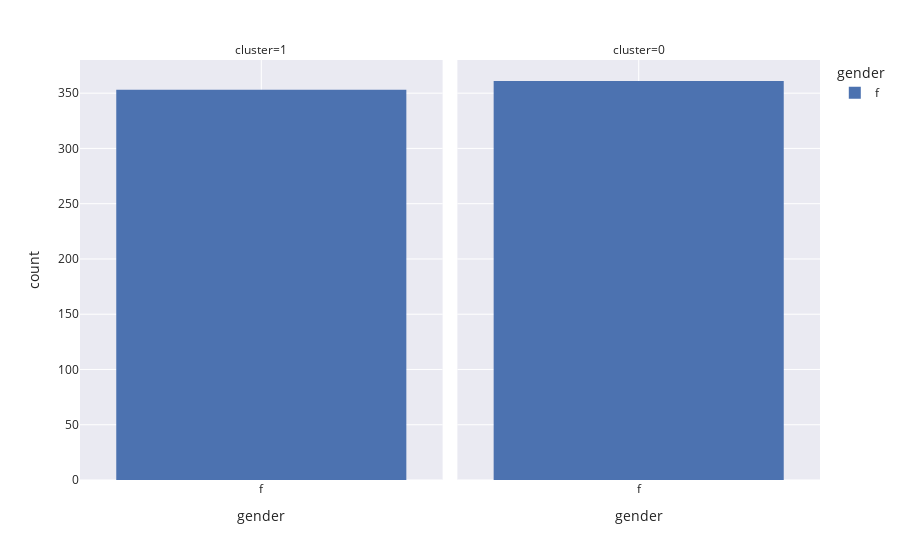
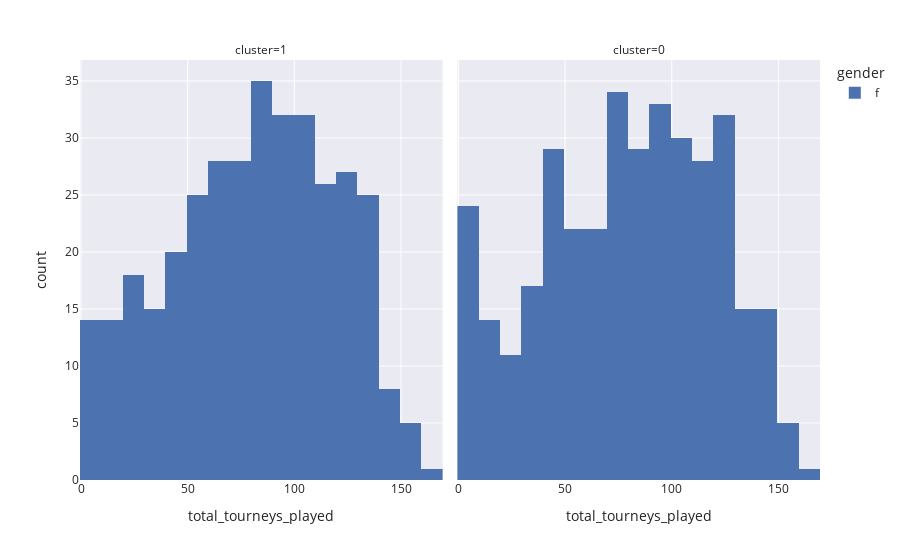
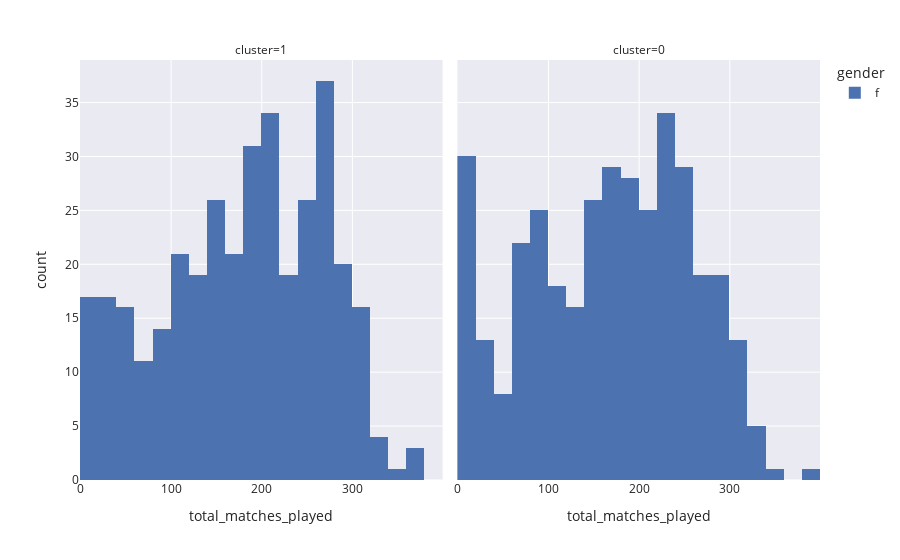
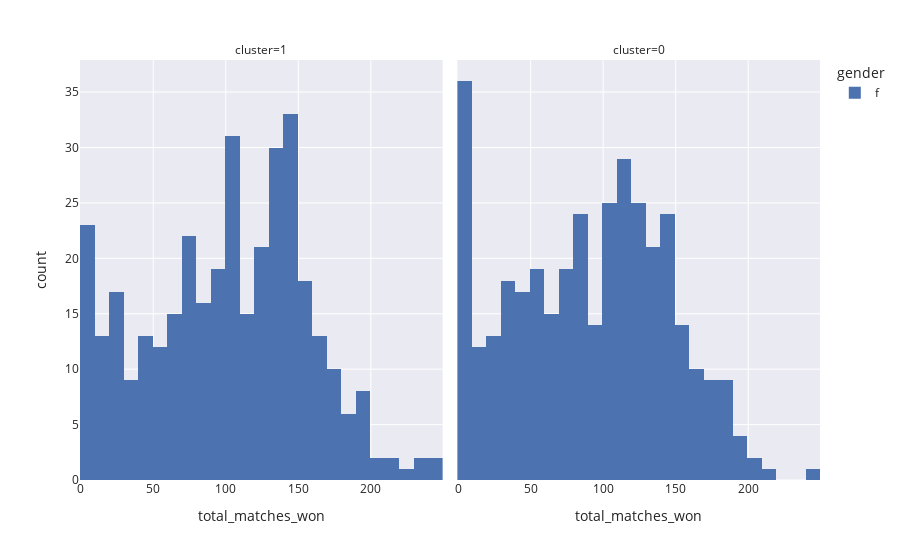

The cell these charts' notebook holds for them, in order:
### Code cell
for feature in df_players.columns.drop(["name"]).to_list():
  px.histogram(df_players, x=feature, facet_col="cluster", color=df_players.gender).show()

### Figure 1 — Plotly figure (JSON) as saved in the notebook; plotly's stock layout.template omitted (floating-point values rounded to 4 significant figures; data arrays with more than 128 entries replaced by an {"elided": "..."} marker saying what was removed)
{"data": [{"alignmentgroup": "True", "bingroup": "x", "hovertemplate": "gender=%{x}<br>cluster=1<br>count=%{y}<extra></extra>", "legendgroup": "f", "marker": {"color": "rgb(76,114,176)", "pattern": {"shape": ""}}, "name": "f", "offsetgroup": "f", "orientation": "v", "showlegend": true, "type": "histogram", "x": {"elided": "353 str values"}, "xaxis": "x", "yaxis": "y"}, {"alignmentgroup": "True", "bingroup": "x", "hovertemplate": "gender=%{x}<br>cluster=0<br>count=%{y}<extra></extra>", "legendgroup": "f", "marker": {"color": "rgb(76,114,176)", "pattern": {"shape": ""}}, "name": "f", "offsetgroup": "f", "orientation": "v", "showlegend": false, "type": "histogram", "x": {"elided": "361 str values"}, "xaxis": "x2", "yaxis": "y2"}], "layout": {"annotations": [{"font": {}, "showarrow": false, "text": "cluster=1", "x": 0.245, "xanchor": "center", "xref": "paper", "y": 1, "yanchor": "bottom", "yref": "paper"}, {"font": {}, "showarrow": false, "text": "cluster=0", "x": 0.755, "xanchor": "center", "xref": "paper", "y": 1, "yanchor": "bottom", "yref": "paper"}], "barmode": "relative", "legend": {"title": {"text": "gender"}, "tracegroupgap": 0}, "margin": {"t": 60}, "xaxis": {"anchor": "y", "categoryarray": ["f"], "categoryorder": "array", "domain": [0, 0.49], "title": {"text": "gender"}}, "xaxis2": {"anchor": "y2", "categoryarray": ["f"], "categoryorder": "array", "domain": [0.51, 1], "matches": "x", "title": {"text": "gender"}}, "yaxis": {"anchor": "x", "domain": [0, 1], "title": {"text": "count"}}, "yaxis2": {"anchor": "x2", "domain": [0, 1], "matches": "y", "showticklabels": false}}}

### Figure 2 — Plotly figure (JSON) as saved in the notebook; plotly's stock layout.template omitted (floating-point values rounded to 4 significant figures; data arrays with more than 128 entries replaced by an {"elided": "..."} marker saying what was removed)
{"data": [{"alignmentgroup": "True", "bingroup": "x", "hovertemplate": "gender=f<br>cluster=1<br>total_tourneys_played=%{x}<br>count=%{y}<extra></extra>", "legendgroup": "f", "marker": {"color": "rgb(76,114,176)", "pattern": {"shape": ""}}, "name": "f", "offsetgroup": "f", "orientation": "v", "showlegend": true, "type": "histogram", "x": {"elided": "353 int values"}, "xaxis": "x", "yaxis": "y"}, {"alignmentgroup": "True", "bingroup": "x", "hovertemplate": "gender=f<br>cluster=0<br>total_tourneys_played=%{x}<br>count=%{y}<extra></extra>", "legendgroup": "f", "marker": {"color": "rgb(76,114,176)", "pattern": {"shape": ""}}, "name": "f", "offsetgroup": "f", "orientation": "v", "showlegend": false, "type": "histogram", "x": {"elided": "361 int values"}, "xaxis": "x2", "yaxis": "y2"}], "layout": {"annotations": [{"font": {}, "showarrow": false, "text": "cluster=1", "x": 0.245, "xanchor": "center", "xref": "paper", "y": 1, "yanchor": "bottom", "yref": "paper"}, {"font": {}, "showarrow": false, "text": "cluster=0", "x": 0.755, "xanchor": "center", "xref": "paper", "y": 1, "yanchor": "bottom", "yref": "paper"}], "barmode": "relative", "legend": {"title": {"text": "gender"}, "tracegroupgap": 0}, "margin": {"t": 60}, "xaxis": {"anchor": "y", "domain": [0, 0.49], "title": {"text": "total_tourneys_played"}}, "xaxis2": {"anchor": "y2", "domain": [0.51, 1], "matches": "x", "title": {"text": "total_tourneys_played"}}, "yaxis": {"anchor": "x", "domain": [0, 1], "title": {"text": "count"}}, "yaxis2": {"anchor": "x2", "domain": [0, 1], "matches": "y", "showticklabels": false}}}

### Figure 3 — Plotly figure (JSON) as saved in the notebook; plotly's stock layout.template omitted (floating-point values rounded to 4 significant figures; data arrays with more than 128 entries replaced by an {"elided": "..."} marker saying what was removed)
{"data": [{"alignmentgroup": "True", "bingroup": "x", "hovertemplate": "gender=f<br>cluster=1<br>total_matches_played=%{x}<br>count=%{y}<extra></extra>", "legendgroup": "f", "marker": {"color": "rgb(76,114,176)", "pattern": {"shape": ""}}, "name": "f", "offsetgroup": "f", "orientation": "v", "showlegend": true, "type": "histogram", "x": {"elided": "353 int values"}, "xaxis": "x", "yaxis": "y"}, {"alignmentgroup": "True", "bingroup": "x", "hovertemplate": "gender=f<br>cluster=0<br>total_matches_played=%{x}<br>count=%{y}<extra></extra>", "legendgroup": "f", "marker": {"color": "rgb(76,114,176)", "pattern": {"shape": ""}}, "name": "f", "offsetgroup": "f", "orientation": "v", "showlegend": false, "type": "histogram", "x": {"elided": "361 int values"}, "xaxis": "x2", "yaxis": "y2"}], "layout": {"annotations": [{"font": {}, "showarrow": false, "text": "cluster=1", "x": 0.245, "xanchor": "center", "xref": "paper", "y": 1, "yanchor": "bottom", "yref": "paper"}, {"font": {}, "showarrow": false, "text": "cluster=0", "x": 0.755, "xanchor": "center", "xref": "paper", "y": 1, "yanchor": "bottom", "yref": "paper"}], "barmode": "relative", "legend": {"title": {"text": "gender"}, "tracegroupgap": 0}, "margin": {"t": 60}, "xaxis": {"anchor": "y", "domain": [0, 0.49], "title": {"text": "total_matches_played"}}, "xaxis2": {"anchor": "y2", "domain": [0.51, 1], "matches": "x", "title": {"text": "total_matches_played"}}, "yaxis": {"anchor": "x", "domain": [0, 1], "title": {"text": "count"}}, "yaxis2": {"anchor": "x2", "domain": [0, 1], "matches": "y", "showticklabels": false}}}

### Figure 4 — Plotly figure (JSON) as saved in the notebook; plotly's stock layout.template omitted (floating-point values rounded to 4 significant figures; data arrays with more than 128 entries replaced by an {"elided": "..."} marker saying what was removed)
{"data": [{"alignmentgroup": "True", "bingroup": "x", "hovertemplate": "gender=f<br>cluster=1<br>total_matches_won=%{x}<br>count=%{y}<extra></extra>", "legendgroup": "f", "marker": {"color": "rgb(76,114,176)", "pattern": {"shape": ""}}, "name": "f", "offsetgroup": "f", "orientation": "v", "showlegend": true, "type": "histogram", "x": {"elided": "353 int values"}, "xaxis": "x", "yaxis": "y"}, {"alignmentgroup": "True", "bingroup": "x", "hovertemplate": "gender=f<br>cluster=0<br>total_matches_won=%{x}<br>count=%{y}<extra></extra>", "legendgroup": "f", "marker": {"color": "rgb(76,114,176)", "pattern": {"shape": ""}}, "name": "f", "offsetgroup": "f", "orientation": "v", "showlegend": false, "type": "histogram", "x": {"elided": "361 int values"}, "xaxis": "x2", "yaxis": "y2"}], "layout": {"annotations": [{"font": {}, "showarrow": false, "text": "cluster=1", "x": 0.245, "xanchor": "center", "xref": "paper", "y": 1, "yanchor": "bottom", "yref": "paper"}, {"font": {}, "showarrow": false, "text": "cluster=0", "x": 0.755, "xanchor": "center", "xref": "paper", "y": 1, "yanchor": "bottom", "yref": "paper"}], "barmode": "relative", "legend": {"title": {"text": "gender"}, "tracegroupgap": 0}, "margin": {"t": 60}, "xaxis": {"anchor": "y", "domain": [0, 0.49], "title": {"text": "total_matches_won"}}, "xaxis2": {"anchor": "y2", "domain": [0.51, 1], "matches": "x", "title": {"text": "total_matches_won"}}, "yaxis": {"anchor": "x", "domain": [0, 1], "title": {"text": "count"}}, "yaxis2": {"anchor": "x2", "domain": [0, 1], "matches": "y", "showticklabels": false}}}
